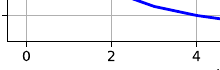

This figure's Python source:
import matplotlib.pyplot as plt
import matplotlib.transforms

t = [k for k in range(10)]
y = [1/(k+1) for k in t]

fig, ax1 = plt.subplots() 

# Erstes Bild ohne Achsenzahlen Verschiebeung 
p1 = ax1.plot(t, y, color="blue", linewidth=2)
ax1.set_xlabel('$t$')
ax1.set_ylabel('$y$')
ax1.set_title("Achsenzahlen nicht verschoben", fontsize=10, fontweight="bold")
ax1.grid(True)


fig.set_size_inches(128/25.4 , 69/25.4) # Umwandlung von millimeter in Zoll 
plt.tight_layout() # sorgt fuer schoene Abstaende
Breite_inches=2.2
Hoehe_inches=0.7
xmin_inches=0.6
ymin_inches=0.3
plt.savefig('AchsenzahlenVerschieben_unten.pdf', bbox_inches=matplotlib.transforms.Bbox([[xmin_inches, ymin_inches],[xmin_inches+Breite_inches,Hoehe_inches+ymin_inches]]))
#plt.show()

